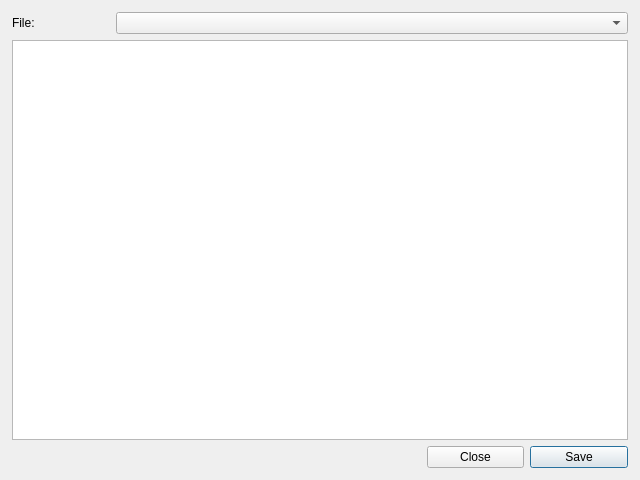
<?xml version="1.0" encoding="UTF-8"?>
<ui version="4.0">
 <class>ConfigEditorDialog</class>
 <widget class="QDialog" name="ConfigEditorDialog">
  <property name="geometry">
   <rect>
    <x>0</x>
    <y>0</y>
    <width>640</width>
    <height>480</height>
   </rect>
  </property>
  <property name="sizePolicy">
   <sizepolicy hsizetype="Preferred" vsizetype="Preferred">
    <horstretch>0</horstretch>
    <verstretch>0</verstretch>
   </sizepolicy>
  </property>
  <property name="minimumSize">
   <size>
    <width>371</width>
    <height>247</height>
   </size>
  </property>
  <property name="windowTitle">
   <string/>
  </property>
  <layout class="QGridLayout" name="gridLayout">
   <property name="leftMargin">
    <number>12</number>
   </property>
   <property name="topMargin">
    <number>12</number>
   </property>
   <property name="rightMargin">
    <number>12</number>
   </property>
   <property name="bottomMargin">
    <number>12</number>
   </property>
   <item row="2" column="5">
    <widget class="QPushButton" name="saveButton">
     <property name="sizePolicy">
      <sizepolicy hsizetype="Preferred" vsizetype="Fixed">
       <horstretch>0</horstretch>
       <verstretch>0</verstretch>
      </sizepolicy>
     </property>
     <property name="text">
      <string>Save</string>
     </property>
    </widget>
   </item>
   <item row="0" column="1" colspan="5">
    <widget class="QComboBox" name="comboBox"/>
   </item>
   <item row="1" column="0" colspan="6">
    <widget class="QPlainTextEdit" name="plainTextEdit">
     <property name="lineWrapMode">
      <enum>QPlainTextEdit::NoWrap</enum>
     </property>
     <property name="readOnly">
      <bool>false</bool>
     </property>
     <property name="plainText">
      <string/>
     </property>
    </widget>
   </item>
   <item row="0" column="0">
    <widget class="QLabel" name="labelFile">
     <property name="text">
      <string>File:</string>
     </property>
    </widget>
   </item>
   <item row="2" column="4">
    <widget class="QPushButton" name="closeButton">
     <property name="sizePolicy">
      <sizepolicy hsizetype="Preferred" vsizetype="Fixed">
       <horstretch>0</horstretch>
       <verstretch>0</verstretch>
      </sizepolicy>
     </property>
     <property name="text">
      <string>Close</string>
     </property>
    </widget>
   </item>
  </layout>
 </widget>
 <resources/>
 <connections/>
</ui>
